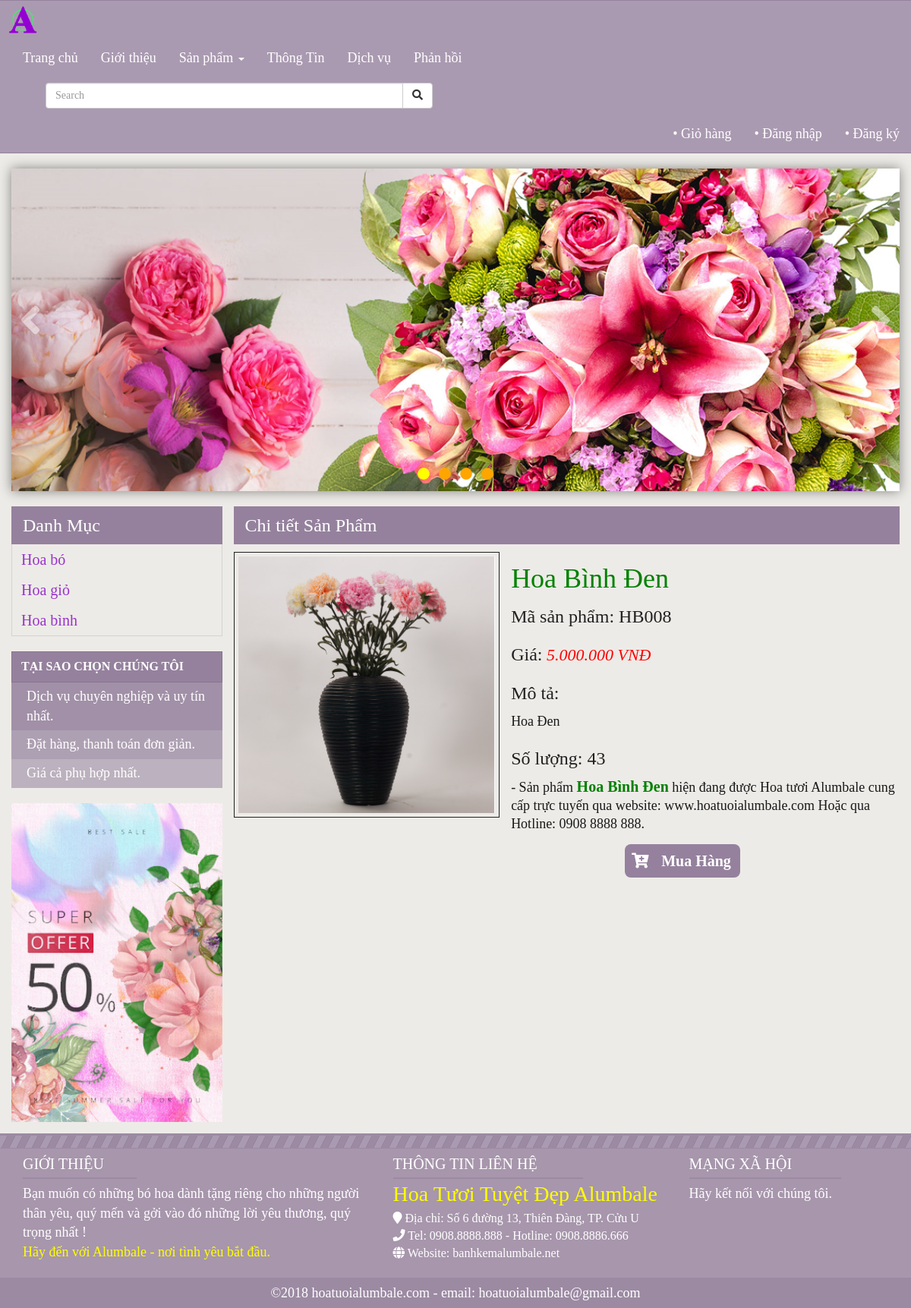
The app's page /hoatuoi/index.php?act=chitietsanpham&item=45 with its own data.
### tables this page shows
CREATE TABLE `loaisanpham` (
  `idCL` int(20) NOT NULL,
  `tenCL` varchar(255) NOT NULL,
  `thutuCL` int(20) NOT NULL
);

CREATE TABLE `sanpham` (
  `idSP` int(20) NOT NULL,
  `idCL` int(20) NOT NULL,
  `maSP` varchar(255) NOT NULL,
  `tenSP` varchar(255) NOT NULL,
  `tenSP_kd` varchar(255) NOT NULL,
  `giaSP` int(20) NOT NULL,
  `motaSP` text NOT NULL,
  `hinhanhSP` varchar(255) NOT NULL,
  `soluong` int(11) NOT NULL
);

### hoatuoi/modules/content/chitietsanpham.php (the view)
<?php
	$item = $_GET['item'];
	$sql = "select * from sanpham where idSP='$item'";
	$run = mysqli_query($conn,$sql);
	$dong = mysqli_fetch_array($run,MYSQLI_ASSOC);
?>
<div class="title-2">
    <h2>Chi tiết Sản Phẩm</h2>
</div>
<div class="row row-chitietsanpham">
    <div class="col-xs-12 col-sm-12 col-md-5 col-lg-5" style="padding-left:0">
        <img src="admin/uploads/<?php echo $dong['hinhanhSP']?>" style="width:100%;border:1px solid;padding:5px;margin-top:10px">
    </div>
    <div class="col-xs-12 col-sm-12 col-md-7 col-lg-7" style="padding-left:0;padding-right:0;">
        <h2 style="color:green;font-size:36px;margin-left:0;margin-bottom:0">
            <?php echo $dong['tenSP'] ?>
        </h2>
        <h2 style="color:#212121;font-size:24px;margin:0;">
            Mã sản phẩm: <?php echo $dong['maSP'] ?>
        </h2>
        <h2 style="color:#212121;font-size:24px;margin:0;">
            Giá:<span style="font-size:22px;color:#F00;font-style:italic"> <?php echo number_format($dong['giaSP'],0,",",".").' VNĐ' ?></span>
        </h2>
        <h2 style="color:#212121;font-size:24px;margin:0;">Mô tả:</h2>
        <div style="color:#191919;font-size:18px"><?php echo $dong['motaSP'] ?></div>
		<h2 style="color:#212121;font-size:24px;margin:0;">
            Số lượng: <?php echo $dong['soluong'] ?>
        </h2>
        <p style="font-size:18px;line-height:24px;color:#191919">
            - Sản phẩm <span style="color:green;font-size:20px;font-weight:bold"><?php echo $dong['tenSP'] ?></span> hiện đang được Hoa tươi Alumbale cung cấp trực tuyến qua website: www.hoatuoialumbale.com Hoặc qua Hotline: 0908 8888 888.
        </p>
        <div style="margin-top:15px" class="sell-btn">
            <a href="?act=addcart&item=<?php echo $dong['idSP']?>" style="display:block;float:left;width:40px;height:34x;background:#95819d;color:white;font-size:20px;text-align:center;padding:8px 0;border-radius:8px 0 0 8px;margin-left:150px"><i class="fa fa-cart-plus"></i></a>
            <a href="?act=addcart&item=<?php echo $dong['idSP']?>" style="display:block;float:left;height:34x;background:#95819d;text-decoration:none;color:white;font-size:20px;font-weight:bold;text-align:center;padding:8px 12px 8px 8px;border-radius:0 8px 8px 0;box-sizing:border-box;">Mua Hàng</a></div>
        </div>
    </div>
</div>

### hoatuoi/modules/body.php (shortened to what this page needs)
<div class="container" style="margin-bottom:15px;">
    <div class="row">
        <div id="left" class="col-xs-12 col-md-3" style="padding-left:0">
            <div id="categories">
                <div class="title-1">
                    <h2>Danh Mục</h2>
                </div>
                <ul class="list-group">
                    <?php
                        $sql = "select * from loaisanpham";
                        $run = mysqli_query($conn,$sql);
                        while($rows=mysqli_fetch_array($run,MYSQLI_ASSOC))
                        {
                            echo "<li class='list-group-item'><a href='index.php?act=loaisanpham&id=$rows[idCL]'>".$rows['tenCL']."</a></li>";
                        }
                    ?>
                </ul>
            </div>
            <div style="width:100%;color:#fff;font-size:18px">
                <div style="width:100%;background:rgba(149,129,157,1);border:1px solid rgba(0,0,0,.1);padding:8px 12px;box-sizing:border-box;margin-top:15px;font-weight:bold;font-size:16px">TẠI SAO CHỌN CHÚNG TÔI</div>
                <div style="width:100%;background:rgba(149,129,157,0.85);padding:6px 20px;box-sizing:border-box">Dịch vụ chuyên nghiệp và uy tín nhất.</div>
                <div style="width:100%;background:rgba(149,129,157,0.7);padding:6px 20px;box-sizing:border-box">Đặt hàng, thanh toán đơn giản.</div>
                <div style="width:100%;background:rgba(149,129,157,0.55);padding:6px 20px;box-sizing:border-box">Giá cả phụ hợp nhất.</div>
            </div>
            <div style="margin-top:20px">
                <a href="#"><img src="media/images/advertisement.png" alt="" width="100%"></a>
            </div>
        </div>
        <div id="right" class="col-xs-12 col-md-9" style="padding:0">
            <?php
                if(isset($_GET['act']))
                {
                    $tam = $_GET['act'];
                }
                else
                    $tam = '';
                switch($tam)
                {
                    case 'chitietsanpham': include('modules/content/chitietsanpham.php'); break;
                }
            ?>
        </div>
    </div>
</div>

### hoatuoi/library/css/style.css (style rules this page uses)
body { color: #212121; font-size: 16px; font-family: 'Times New Roman', Times, serif; background: #edebe7; }
.container { padding: 0; }
.row { margin: 0; }
#left { max-width: 100%; }
#right { max-width: 100%; }
#categories { width: 100%; }
#categories .title-1 { width: 100%; height: 50px; background: rgba(149,129,157,1); }
#categories h2 { color: #fff; font-size: 24px; line-height: 50px; margin-left: 15px; }
#right .title-2 { width: 100%; height: 50px; background: rgba(149,129,157,1); }
#right h2 { color: #fff; font-size: 24px; line-height: 50px; margin-left: 15px; }
#categories .list-group { width: 100%; list-style: none; border-right: 1px solid rgba(0,0,0,.1); border-bottom: 1px solid rgba(0,0,0,.1); border-left: 1px solid rgba(0,0,0,.1); box-sizing: border-box; }
#categories .list-group .list-group-item { width: 100%; height: 40px; line-height: 40px; background: none; border: none; padding: 0; margin: 0; }
#categories .list-group .list-group-item a { display: block; text-decoration: none; color: darkorchid; font-size: 20px; padding: 0 12px; }

### records on screen
loaisanpham: tenCL "Hoa bó"
loaisanpham: tenCL "Hoa giỏ"
loaisanpham: tenCL "Hoa bình"
sanpham: hinhanhSP (picture), tenSP "Hoa Bình Đen", maSP "HB008", giaSP "5.000.000", motaSP "Hoa Đen", soluong "43"
